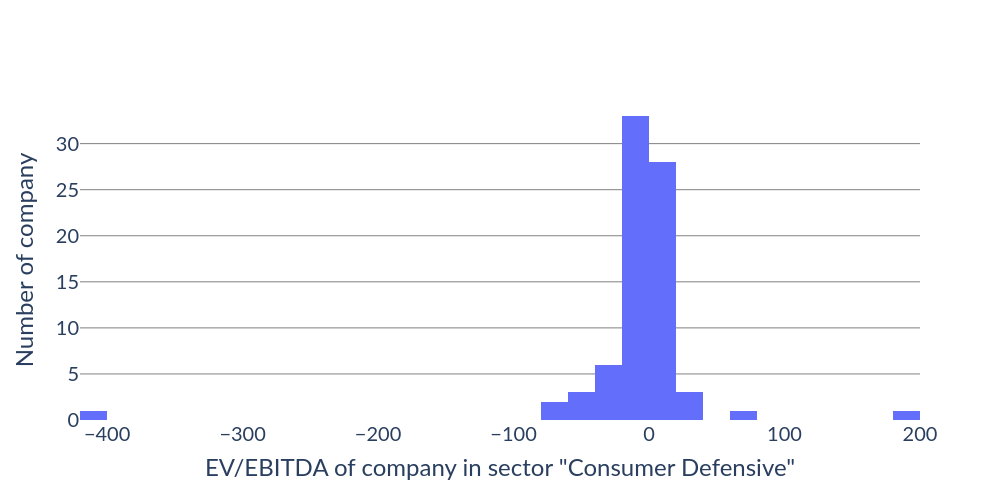

Here is the notebook cell this chart was saved with:
### Code cell
# Distribution of market cap
fig = go.Figure()
fig.add_trace(
    go.Histogram(x = df['evebitda'].apply(lambda x : float(x) if not pd.isna(x) else None))
)
fig.update_yaxes(showgrid = True, gridcolor = 'gray', title = 'Number of company')
fig.update_xaxes(title = f'EV/EBITDA of company in sector "{SECTOR}"')
fig.update_layout(
    width = 1000,
    height = 500,
    plot_bgcolor = 'white',
    paper_bgcolor = 'white',
    font = dict(family = 'Lato', size = 20)
)
fig.show()

### Figure 1 — Plotly figure (JSON) as saved in the notebook; plotly's stock layout.template omitted (floating-point values rounded to 4 significant figures)
{"data": [{"type": "histogram", "x": [14.57, -6.208, -5.753, -21.44, -0.878, -7.98, 16.32, -4.384, -1.269, -4.57, 20.77, 13.64, -78.04, 196.6, null, -73.18, -3.331, 12.73, 16.57, 9.487, -1.076, -1.396, -40.05, 10.12, -2.629, -2.916, -46.74, 15.04, -21.35, 8.151, -3.16, 12.11, -20.18, -6.703, -419.1, 38.84, 7.765, 2.626, -3.097, -2.317, 12.18, 10.68, -40.48, -7.126, -1.112, -23.67, -7.373, -39.21, -4.776, 28.17, 9.505, 69.59, -22.48, 10.81, -4.605, -7.324, -4.245, 15.5, -3.262, -0.849, null, 9.331, 10, 6.933, null, 15.82, 8.684, 18.37, 7.962, -1.246, -0.545, 11.92, -1.857, -1.022, -1.189, 6.698, -4.873, -0.195, 11.31, -2.58, 0.234]}], "layout": {"font": {"family": "Lato", "size": 20}, "height": 500, "paper_bgcolor": "white", "plot_bgcolor": "white", "width": 1000, "xaxis": {"title": {"text": "EV/EBITDA of company in sector \"Consumer Defensive\""}}, "yaxis": {"gridcolor": "gray", "showgrid": true, "title": {"text": "Number of company"}}}}
